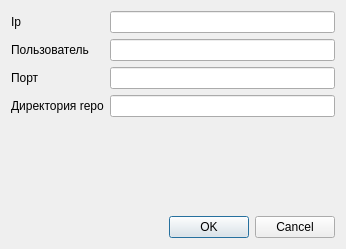
<?xml version="1.0" encoding="UTF-8"?>
<ui version="4.0">
 <class>SetUser</class>
 <widget class="QDialog" name="SetUser">
  <property name="geometry">
   <rect>
    <x>0</x>
    <y>0</y>
    <width>346</width>
    <height>249</height>
   </rect>
  </property>
  <property name="windowTitle">
   <string>Dialog</string>
  </property>
  <layout class="QVBoxLayout" name="verticalLayout">
   <item>
    <layout class="QFormLayout" name="formLayout">
     <item row="0" column="0">
      <widget class="QLabel" name="label_ip">
       <property name="text">
        <string>Ip</string>
       </property>
      </widget>
     </item>
     <item row="0" column="1">
      <widget class="QLineEdit" name="lineEdit_ip"/>
     </item>
     <item row="1" column="0">
      <widget class="QLabel" name="label_user">
       <property name="text">
        <string>Пользователь</string>
       </property>
      </widget>
     </item>
     <item row="1" column="1">
      <widget class="QLineEdit" name="lineEdit_user"/>
     </item>
     <item row="2" column="0">
      <widget class="QLabel" name="label_host">
       <property name="text">
        <string>Порт</string>
       </property>
      </widget>
     </item>
     <item row="2" column="1">
      <widget class="QLineEdit" name="lineEdit_host"/>
     </item>
     <item row="3" column="0">
      <widget class="QLabel" name="label_repo">
       <property name="text">
        <string>Директория repo</string>
       </property>
      </widget>
     </item>
     <item row="3" column="1">
      <widget class="QLineEdit" name="lineEdit_repo"/>
     </item>
    </layout>
   </item>
   <item>
    <widget class="QDialogButtonBox" name="buttonBox">
     <property name="orientation">
      <enum>Qt::Horizontal</enum>
     </property>
     <property name="standardButtons">
      <set>QDialogButtonBox::Cancel|QDialogButtonBox::Ok</set>
     </property>
    </widget>
   </item>
  </layout>
 </widget>
 <resources/>
 <connections>
  <connection>
   <sender>buttonBox</sender>
   <signal>rejected()</signal>
   <receiver>SetUser</receiver>
   <slot>reject()</slot>
   <hints>
    <hint type="sourcelabel">
     <x>316</x>
     <y>260</y>
    </hint>
    <hint type="destinationlabel">
     <x>286</x>
     <y>274</y>
    </hint>
   </hints>
  </connection>
  <connection>
   <sender>buttonBox</sender>
   <signal>accepted()</signal>
   <receiver>SetUser</receiver>
   <slot>accept()</slot>
   <hints>
    <hint type="sourcelabel">
     <x>248</x>
     <y>254</y>
    </hint>
    <hint type="destinationlabel">
     <x>157</x>
     <y>274</y>
    </hint>
   </hints>
  </connection>
 </connections>
</ui>
